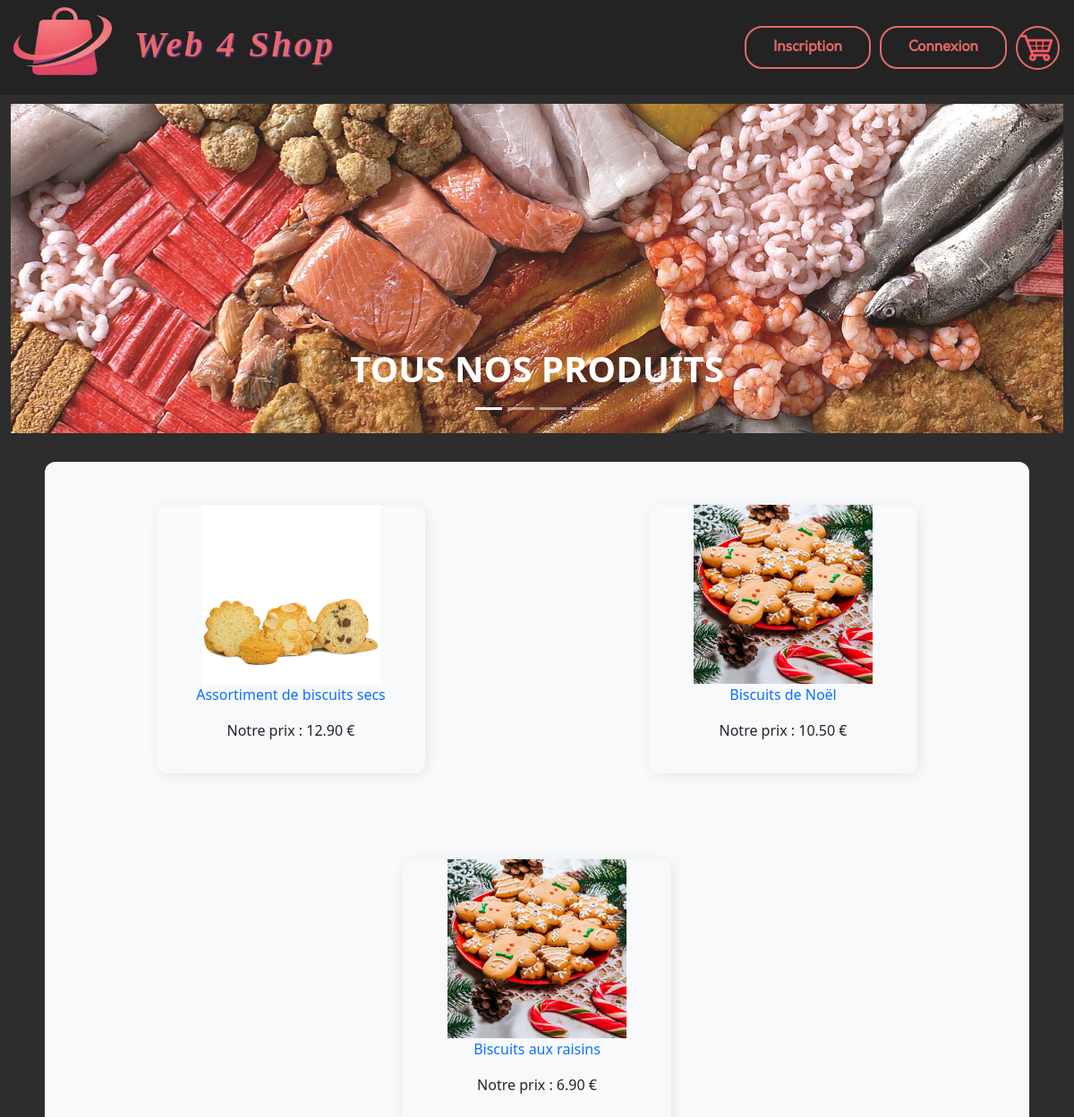
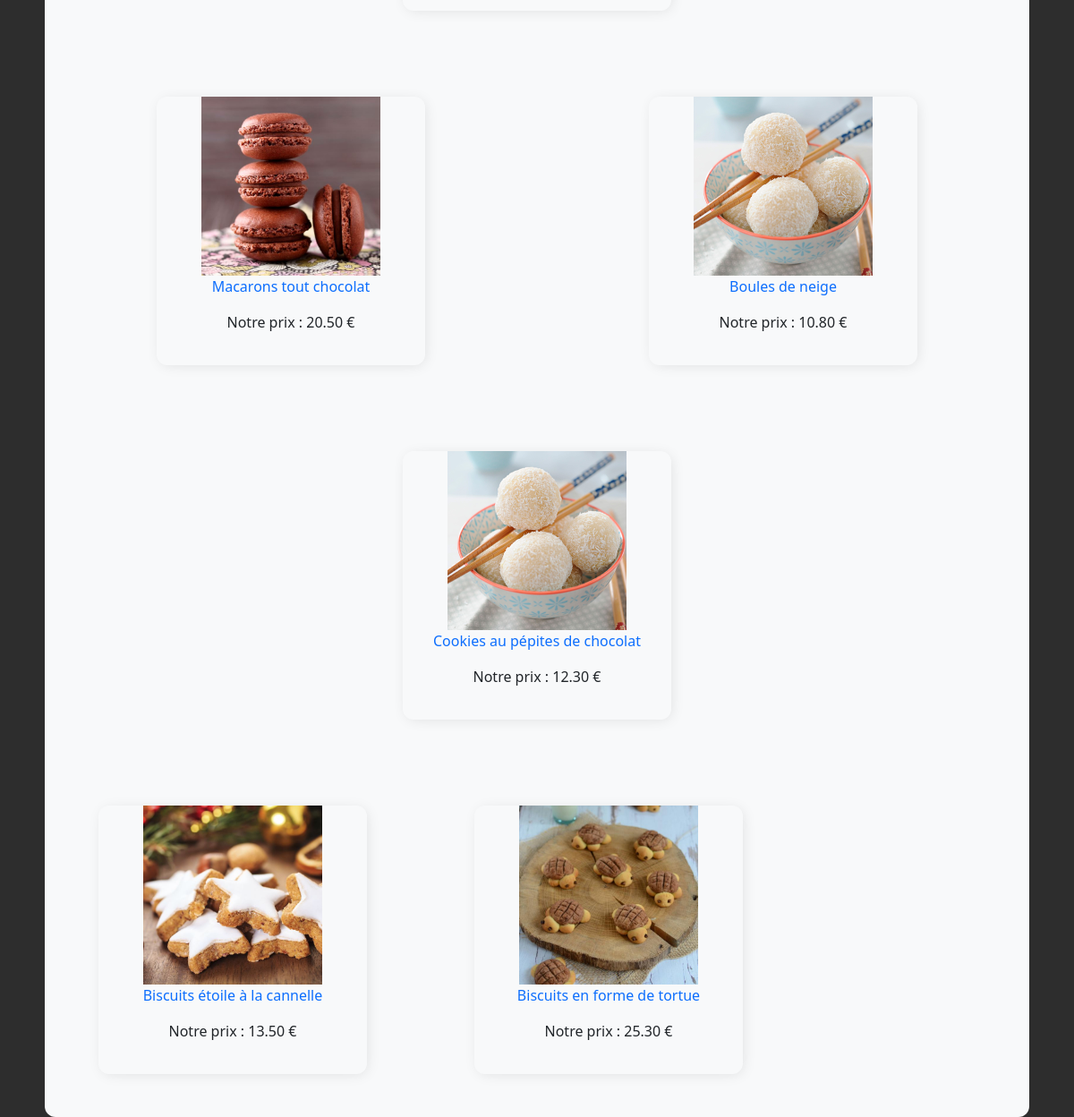
/index.php?action=categorie&idCat=2, run on the app's committed database (2 pictures, top to bottom).
### tables this page shows
CREATE TABLE `products` (
  `id` int(11) NOT NULL,
  `cat_id` tinyint(4) NOT NULL,
  `name` varchar(150) NOT NULL,
  `description` text NOT NULL,
  `image` varchar(30) NOT NULL,
  `price` decimal(5,2) NOT NULL,
  `quantity` int(3) NOT NULL
);

### Controleur/controleurCategorie.php (called while the page is built, shortened)
<?php
require_once 'Modele/produit.php';
require_once 'Modele/categorie.php';
class ControleurCategorie {
    private $produits;
    private $categories;
    private $nom;
    public function __construct(){
        $this->produits = new Produit();
        $this->categories = new Categorie();
        $this->nom = new Categorie();
    }
    public function categorie($idCat){
        $produits = $this->produits->getProdCat($idCat);
        $categories = $this->categories->getCategories();
        $nom = $this->nom->getNameCategorie($idCat);
        $vue = new Vue("Categorie");
        $vue->generer(array('produits' => $produits,'categories' => $categories,'nom' => $nom));
    }
}

### index.php (called while the page is built, shortened)
<?php
$routeur = new Routeur();
$routeur->routerRequete();

### Modele/categorie.php (called while the page is built, shortened)
<?php
require_once 'Modele/Modele.php';
class Categorie extends Modele{
    public function getCategories(){
        $sql = 'SELECT * FROM categories';
        $categories = $this->executerRequete($sql);
        return $categories->fetchAll();
    }
}

### Modele/modele.php (called while the page is built, shortened)
<?php abstract class Modele {
    private $bdd;
    protected function executerRequete($sql, $params = null){
        if($params == null){
            $resultat = $this->getBDD()->query($sql);
        }
        else{
            $resultat = $this->getBDD()->prepare($sql);
            $resultat->execute($params);
        }
        return $resultat;
    }
    private function getBDD(){
        if($this->bdd == null){
            $this->bdd=new PDO('mysql:host=localhost;dbname=web4shop;charset=utf8','root','');
        }
        return $this->bdd;
    }
}

### Modele/produit.php (called while the page is built, shortened)
<?php
require_once 'Modele/Modele.php';
class Produit extends Modele{
    public function getProdCat($idCat){
        $sql = 'SELECT P.* FROM products P JOIN categories C ON P.cat_id=C.id WHERE C.id=?';
        $produits = $this->executerRequete($sql,array($idCat));
        if($produits->RowCount()>=1){
            return $produits->fetchAll();
        }
        else{
            throw new Exception("Aucune catégorie ne correspond à l'identifiant'$idCat'");
        }
    }
}

### Vue/vueCategorie.php (the view, shortened to what this page needs)
<div class="row align-items-center">
  <div class="col align-items-center mt-3 mb-3">
    <div id="ourCarousel" class="carousel slide" data-bs-ride="carousel">
      <div class="carousel-indicators">
        <button type="button" data-bs-target="#ourCarousel" data-bs-slide-to="0" class="active" aria-current="true"></button>
        <?php for($i = 1; $i < count($categories); $i++): ?>
          <button type="button" data-bs-target="#ourCarousel" data-bs-slide-to="<?=$i?>"></button>
        <?php endfor; ?>
        <button type="button" data-bs-target="#ourCarousel" data-bs-slide-to="3"></button>
      </div>
      <div class="carousel-inner">
        <div class="carousel-item active">
          <a href="index.php"><img src="Contenu/Images/tous_produits.jpg" style="width:100%;">
          <div class="carousel-caption d-none d-md-block">
            <h1 class="text-uppercase text-center fw-bold">TOUS NOS PRODUITS</h1>
          </div>
          </a>
        </div>
      </div>
      <button class="carousel-control-prev" type="button" data-bs-target="#ourCarousel" data-bs-slide="prev">
        <span class="carousel-control-prev-icon" aria-hidden="true"></span>
      </button>
      <button class="carousel-control-next" type="button" data-bs-target="#ourCarousel" data-bs-slide="next">
        <span class="carousel-control-next-icon" aria-hidden="true"></span>
      </button>
    </div>
  </div>
</div>
<div class="row">
  <div class="col-11 bg-light mx-auto mt-3" style="border-radius: 12px;">
  <?php for($i = 0; $i < count($produits); $i = $i + 3): ?>
    <div class="row">
      <div class="col d-flex justify-content-center text-center m-5">
        <div class="boxed">
          <a class="text-decoration-none" href="<?= "index.php?action=details&idProduit=".$produits[$i]['id'] ?>">
          <img class="img-prod" src="<?= "Contenu/Images/".$produits[$i]['image']?>">
          <p><?=$produits[$i]['name']?></p></a>
          <p>Notre prix : <?=$produits[$i]['price']; ?> €</p>
        </div>
      </div>
      <div class="col d-flex justify-content-center text-center m-5">
        <?php if($i+1 < count($produits)): ?>
          <div class="boxed">
            <a class="text-decoration-none" href="<?= "index.php?action=details&idProduit=".$produits[$i+1]['id'] ?>">
            <img class="img-prod" src="<?= "Contenu/Images/".$produits[$i+1]['image']?>">
            <p><?=$produits[$i+1]['name']?></p></a>
            <p>Notre prix : <?=$produits[$i+1]['price']; ?> €</p>
          </div>
        <?php endif;?>
      </div>
      <div class="col d-flex justify-content-center text-center m-5">
        <?php if($i+2 < count($produits)): ?>
          <div class="boxed">
            <a class="text-decoration-none" href="<?= "index.php?action=details&idProduit=".$produits[$i+2]['id'] ?>">
            <img class="img-prod" src="<?= "Contenu/Images/".$produits[$i+1]['image']?>">
            <p><?=$produits[$i+2]['name']?></p></a>
            <p>Notre prix : <?=$produits[$i+2]['price']; ?> €</p>
          </div>
        <?php endif;?>
      </div>
    </div>
  <?php endfor; ?>
  </div>
</div>

### Contenu/Style/style.css (style rules this page uses)
.boxed { height: 300px; width: 300px; transition: 0.3s; z-index: 10; border-radius: 12px; box-shadow: 2px 2px 15px -2px rgba(0,0,0,0.1); }
.img-prod { height:200px; width:200px; }

### data on the page
products: image (picture), name "Assortiment de biscuits secs", price "12.90"
products: image (picture), name "Biscuits de Noël", price "10.50"
products: name "Biscuits aux raisins", price "6.90"
products: image (picture), name "Macarons tout chocolat", price "20.50"
products: image (picture), name "Boules de neige", price "10.80"
products: name "Cookies au pépites de chocolat", price "12.30"
products: image (picture), name "Biscuits étoile à la cannelle", price "13.50", products.image (picture)
products: name "Biscuits en forme de tortue", price "25.30"
